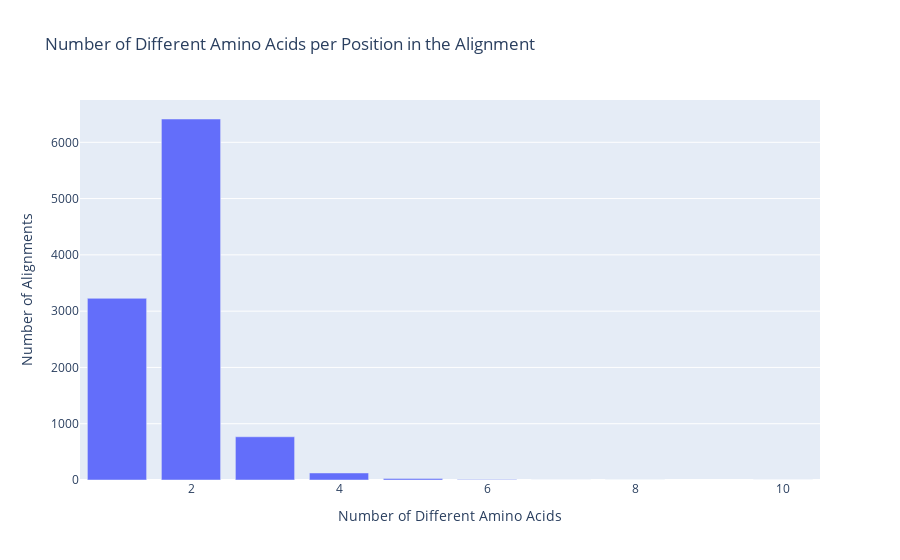

Source (notebook cell):
### Code cell
# Plot the results as histogram
def plot_alignment_results():
    fig = go.Figure(data=[go.Bar(x=list(different_possibilities_per_alignment.keys()), y=list(different_possibilities_per_alignment.values()))])
    fig.update_layout(
        title="Number of Different Amino Acids per Position in the Alignment",
        xaxis_title="Number of Different Amino Acids",
        yaxis_title="Number of Alignments"
    )
    fig.show()

plot_alignment_results()

### Figure 1 — Plotly figure (JSON) as saved in the notebook; plotly's stock layout.template omitted (floating-point values rounded to 4 significant figures)
{"data": [{"type": "bar", "x": [2, 3, 1, 6, 4, 5, 7, 8, 10], "y": [6414, 768, 3228, 10, 125, 28, 1, 2, 1]}], "layout": {"title": {"text": "Number of Different Amino Acids per Position in the Alignment"}, "xaxis": {"title": {"text": "Number of Different Amino Acids"}}, "yaxis": {"title": {"text": "Number of Alignments"}}}}
